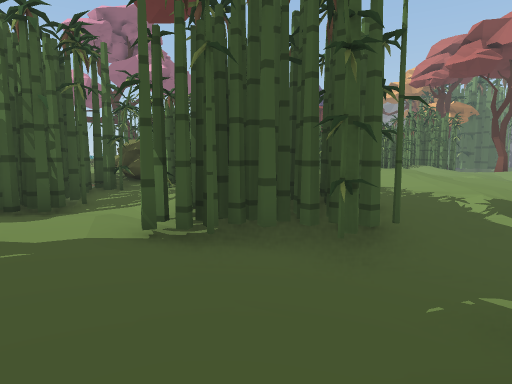
[1] (above)

24 first-person views from a walk through a Unity game level. The camera is 1.2 m above the floor, tilts 6° down and sees 75° across. The floor is counted in squares, 1 m on a side. Each view is taken from the middle of a square. On the plan, view 1 faces up. The plan holds only what a view shows up to about 14 squares ahead; the rest is blank. The place goes on beyond the plan.

[2]
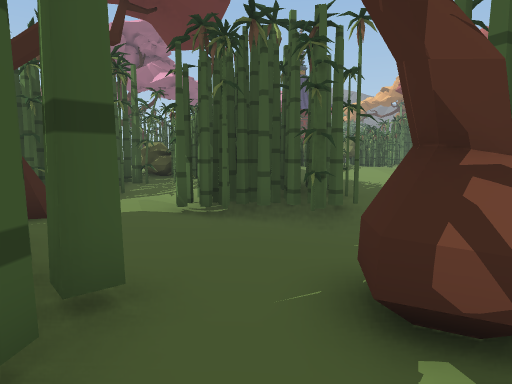

[3]
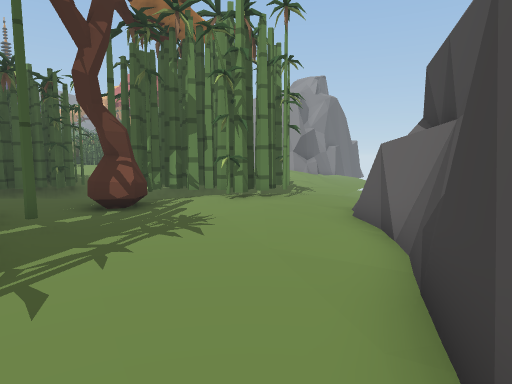

[4]
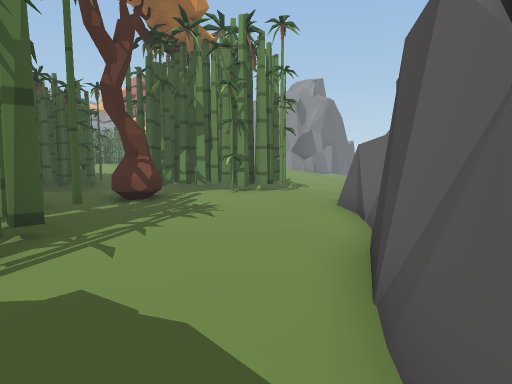

[5]
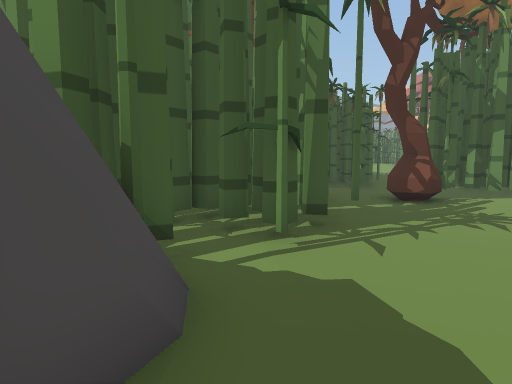

[6]
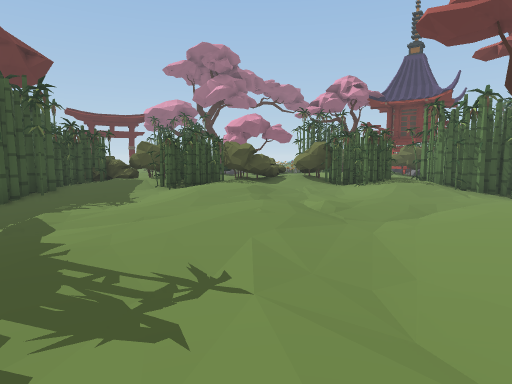

[7]
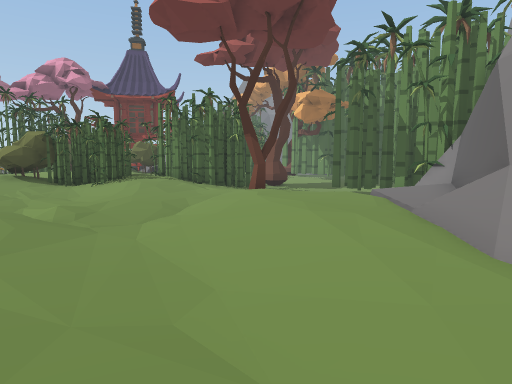

[8]
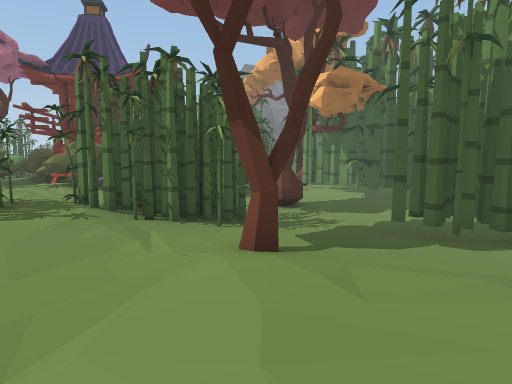

[9]
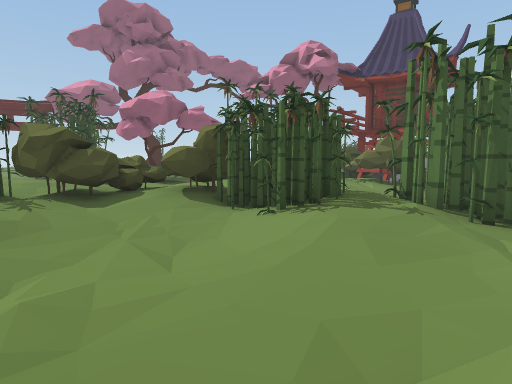

[10]
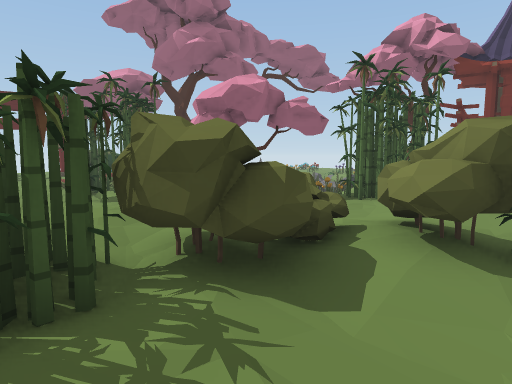

[11]
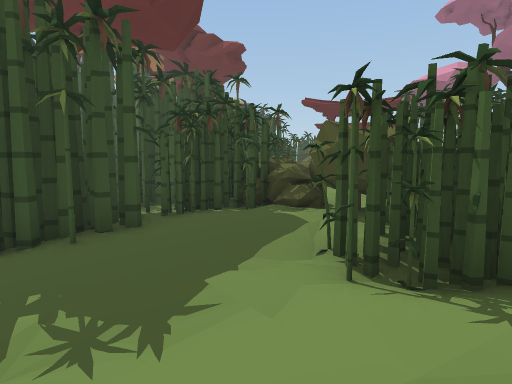

[12]
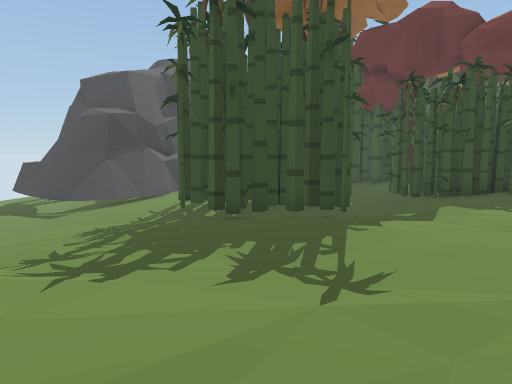

[13]
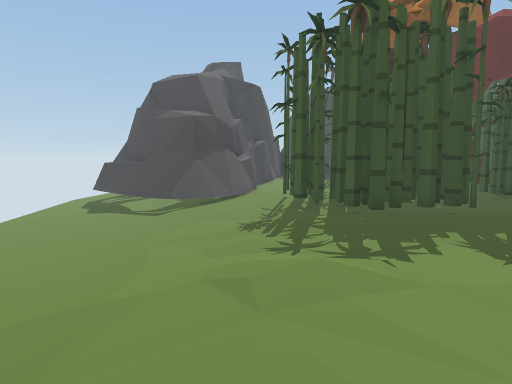

[14]
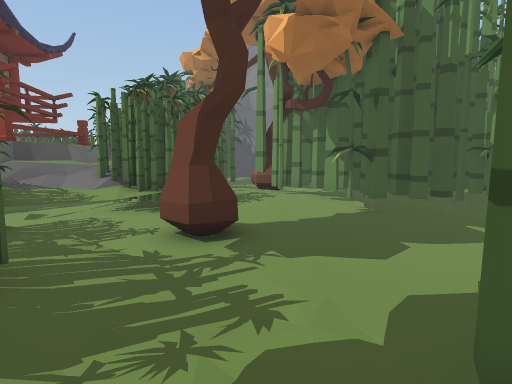

[15]
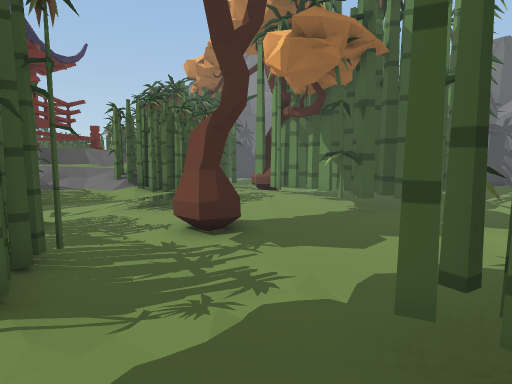

[16]
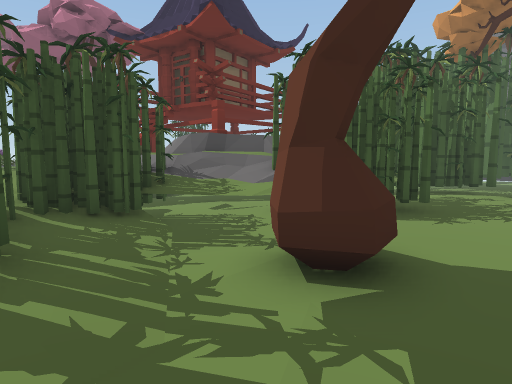

[17]
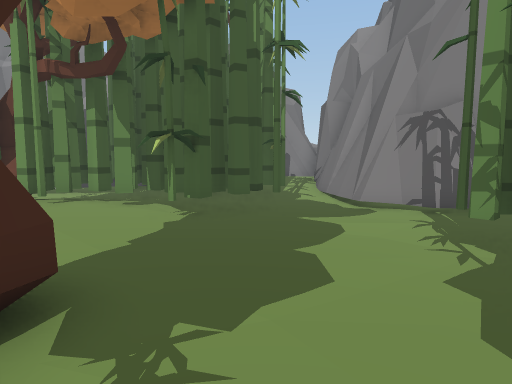

[18]
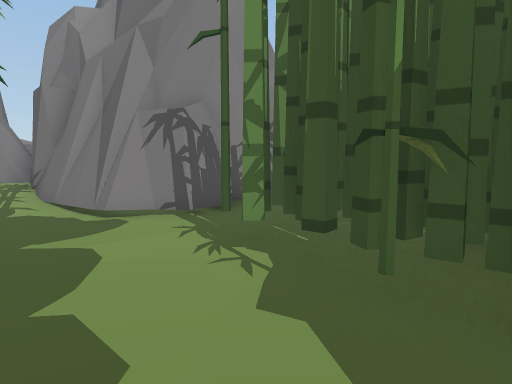

[19]
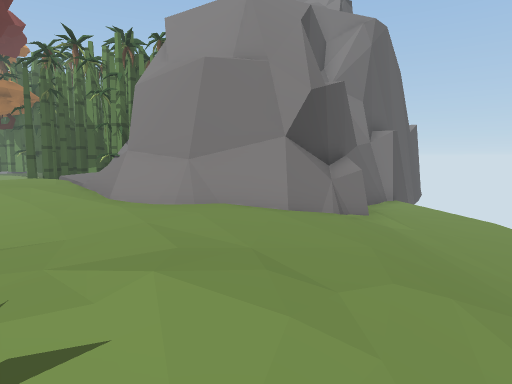

[20]
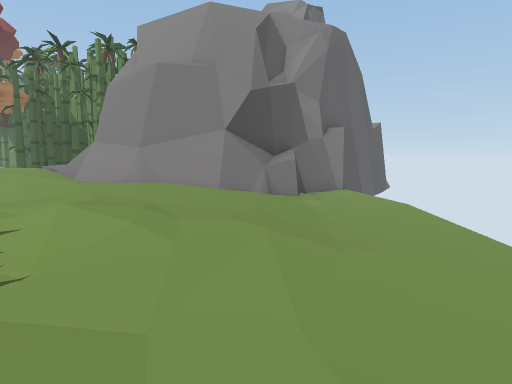

[21]
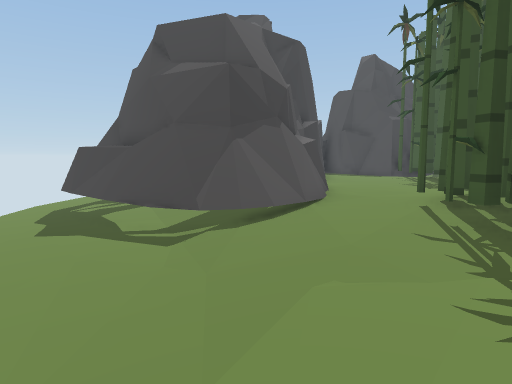

[22]
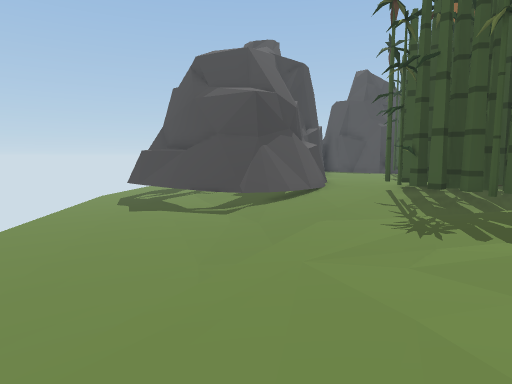

[23]
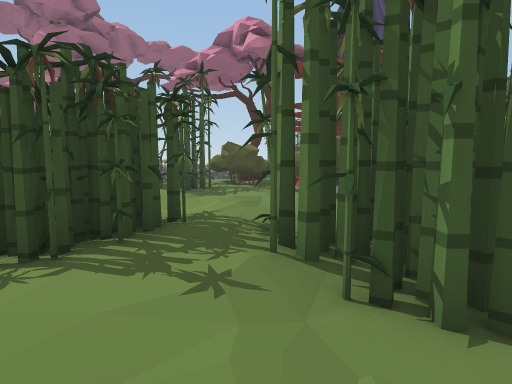

[24]
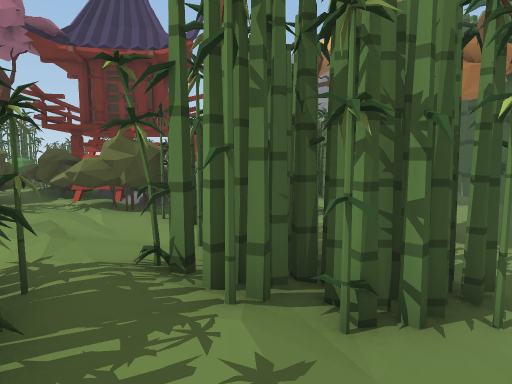

### Floor plan
Key: @ floor where view 1 was taken; # wall or solid block; . main floor; : floor 0.25 m higher than the main floor; - floor 0.25 m lower than the main floor; + floor 0.5 m higher than the main floor; _ floor 0.5 m lower than the main floor; * floor 0.75 m higher than the main floor; < floor 0.75 m lower than the main floor; % floor 1 m higher than the main floor; / step, stairs or slope; = window, fence, low wall or low ledge; ^ raised ledge; B bush; T tree; O other object.
Columns run from 7 left of view 1 to 26 right of it. Each row starts with its distance up from view 1.
 34                    O
 33                  OOOO
 32                   OOOT#          #
 31               #   #O.###         #
 30               #   O...###   ##.::#
 29           #   # = OO...######...##
 28         O #   #==OOOO....####-=##
 27         OBBB# ###OOOO..####---##
 26        TTBB## ##%*O.....-----##
 25      OOO ########+=.T..------##
 24      OOOBB#*BB####-TTT.------##
 23 T      OOOB*BBBOOO//...------###
 22 T     OOOOO**+OOOO#....---##--.##
 21         OOO***+OOOO....-####    #
 20         OOO****OOOOO...###
 19  OO      *****OOOOO:...##
 18 O O  TTT+**  OOOOO::::.###
 17 OOOOOTT ***BBBOO//+TT:::.#
 16 #OOOO     BBBOO*+++T++::##
 15 =#++*  ** BB//++++++++/+##
 14   **   %* BB*++++/++++/*#
 13          OB**/+++//++++*#
 12 O OO **BBOOO*////:/+++ ##
 11 O OOBBOBBOO**/++:::+++=#
 10 O OBBBBB*////+++::::++##
  9  OOBBOOO*++:+++::::::+/##
  8 OOOOOOOOO+::+::::::::+/#########
  7 OOOO::OOO+:::::::::::++:##^^---
  6 OOOO:OOOOO///::::::::::://----
  5   O::OOOOO/.//:::::/+:://----
  4     ::O.O-- ###:::..////----
  3    T::...-######::..///----
  2      :... ######////-----
  1      #..TT######-------/
  0     ###@TT ####-----//<<
 -1      ##... ####--//<<<<<
 -2      ##........-//_<<<<
 -3     ##........-///<<<<<
 -4    ###......=#==/<<<<<<
 -5    ##......#####=<<<<<<
 -6    #......### #=#=<<<<
 -7    #....###    ##=<<<<
 -8    # .###       ##<<<
 -9     .###        ##<<
-10                  #<<
-11                  #<

Where each view was taken, in squares from view 1:
view 1: 0 up, 0 right, facing up
view 2: 2 down, 0 right, facing up
view 3: 8 down, 2 left, facing up-right
view 4: 9 down, 3 left, facing up-right
view 5: 9 down, 3 left, facing up
view 6: 5 up, 13 right, facing up-left
view 7: 6 up, 12 right, facing up
view 8: 12 up, 12 right, facing up
view 9: 12 up, 11 right, facing up-left
view 10: 12 up, 6 right, facing up-left
view 11: 10 up, 6 right, facing left
view 12: 9 up, 13 right, facing down-left
view 13: 7 up, 16 right, facing down-left
view 14: 18 up, 14 right, facing up
view 15: 17 up, 14 right, facing up
view 16: 21 up, 15 right, facing up-left
view 17: 21 up, 13 right, facing up-right
view 18: 22 up, 14 right, facing right
view 19: 3 up, 12 right, facing up-right
view 20: 1 up, 12 right, facing up-right
view 21: 1 up, 13 right, facing down-left
view 22: 3 up, 16 right, facing down-left
view 23: 16 up, 11 right, facing up-left
view 24: 16 up, 9 right, facing up
